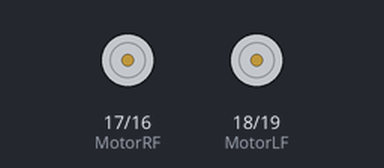
This sketch was run on a simulated Arduino Uno, built with avr-gcc and run on an emulated ATmega328P. On the bench: motor-driver pin pairs drawn as motors (green arrow = first pin HIGH = forward, orange = second pin HIGH = backward, longer = more drive).

Above: at 0.1 s.
At 34.0 s:
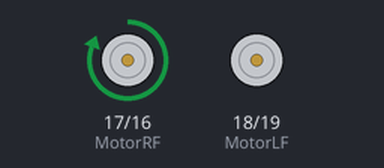
At 70.5 s:
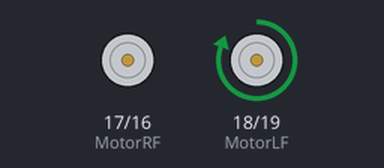
At 111.7 s:
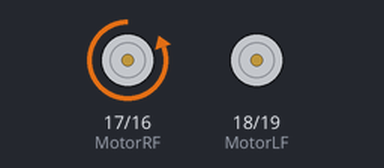
Timing chart, 0 to 119.5 s (numbered marks = the images above):
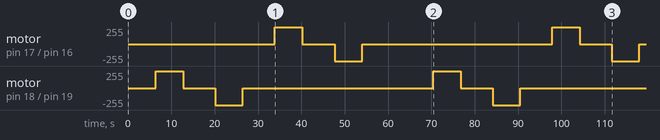

The sketch:

POC_Hbrug.ino
```cpp
#define MotorLB 19
#define MotorLF 18
#define MotorRF 17
#define MotorRB 16

void setup() {
  // put your setup code here, to run once:

}

void loop() {
  // put your main code here, to run repeatedly:
 for (int i = 0; i < 255; i++)
 {
  analogWrite(MotorLF, i);
  delay(50);
 }
 analogWrite(MotorLF, 0);
  delay(1000);
  for (int i = 0; i < 255; i++)
 {
  analogWrite(MotorLB, i);
  delay(50);
 }
 analogWrite(MotorLB, 0);
 delay(1000);
 for (int i = 0; i < 255; i++)
 {
  analogWrite(MotorRF, i);
  delay(50);
 }
 analogWrite(MotorRF, 0);
 delay(1000);
 for (int i = 0; i < 255; i++)
 {
  analogWrite(MotorRB, i);
  delay(50);
 }
 analogWrite(MotorRB, 0);
delay(10000);
}
```

Measured:
- by itself, motor on pin 18 (MotorLF) / pin 19 (MotorLB): stopped → forward 255/255 at 6.4 s, → stopped 6.4 s later, → backward 255/255 7.4 s later, → stopped 6.4 s later, … (8 changes in this stretch)
- by itself, motor on pin 17 (MotorRF) / pin 16 (MotorRB): stopped → forward 255/255 at 33.9 s, → stopped 6.4 s later, → backward 255/255 7.4 s later, → stopped 6.4 s later, … (8 changes in this stretch)
